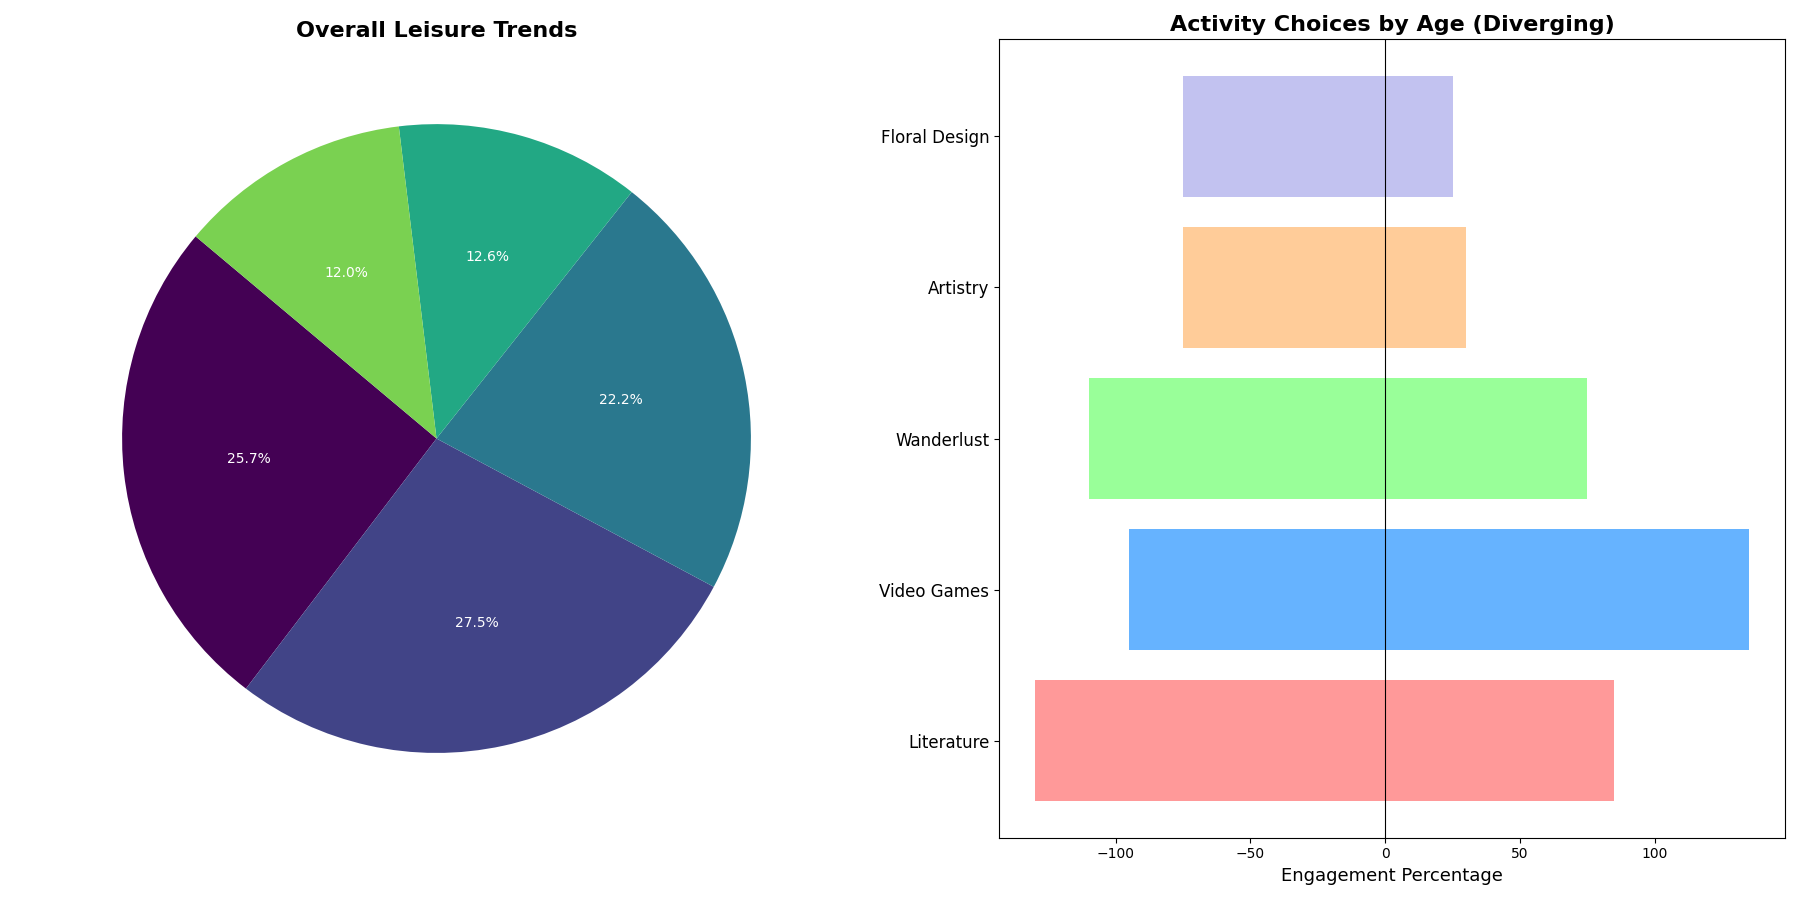

The Python source for this figure:
import matplotlib.pyplot as plt
import numpy as np

age_groups = ['Teens', 'Youngsters', 'Young Inhabitants', 'Grown-ups', 'Midlifers', 'Elders']
hobbies = ['Literature', 'Video Games', 'Wanderlust', 'Artistry', 'Floral Design']

data = np.array([
    [15, 25, 30, 5, 10],   # Teens
    [30, 50, 20, 10, 5],   # Youngsters
    [40, 60, 25, 15, 10],  # Young Inhabitants
    [50, 40, 30, 20, 15],  # Grown-ups
    [45, 30, 40, 25, 20],  # Midlifers
    [35, 25, 40, 30, 40]   # Elders
])

fig, axes = plt.subplots(nrows=1, ncols=2, figsize=(18, 9))

total_hobby_counts = data.sum(axis=0)
colors_pie = plt.cm.viridis(np.arange(5)/5.)
axes[0].pie(total_hobby_counts, labels=hobbies, autopct='%1.1f%%', startangle=140, colors=colors_pie,
            wedgeprops=dict(edgecolor=None), textprops=dict(color="white"))

axes[0].set_title('Overall Leisure Trends', fontsize=16, fontweight='bold')

bar_width = 0.35
colors = ['#ff9999','#66b3ff','#99ff99','#ffcc99','#c2c2f0']

for i, hobby in enumerate(hobbies):
    positive_values = [data[j, i] if j < len(data) / 2 else 0 for j in range(len(data))]
    negative_values = [-data[j, i] if j >= len(data) / 2 else 0 for j in range(len(data))]

    axes[1].barh(i, np.sum(positive_values), color=colors[i], left=0, align='center')
    axes[1].barh(i, np.sum(negative_values), color=colors[i], left=0, align='center')

axes[1].set_yticks(np.arange(len(hobbies)))
axes[1].set_yticklabels(hobbies, fontsize=12)
axes[1].set_xlabel('Engagement Percentage', fontsize=13)
axes[1].set_title('Activity Choices by Age (Diverging)', fontsize=16, fontweight='bold')
axes[1].axvline(0, color='black', linewidth=0.8)

plt.tight_layout()
plt.show()
